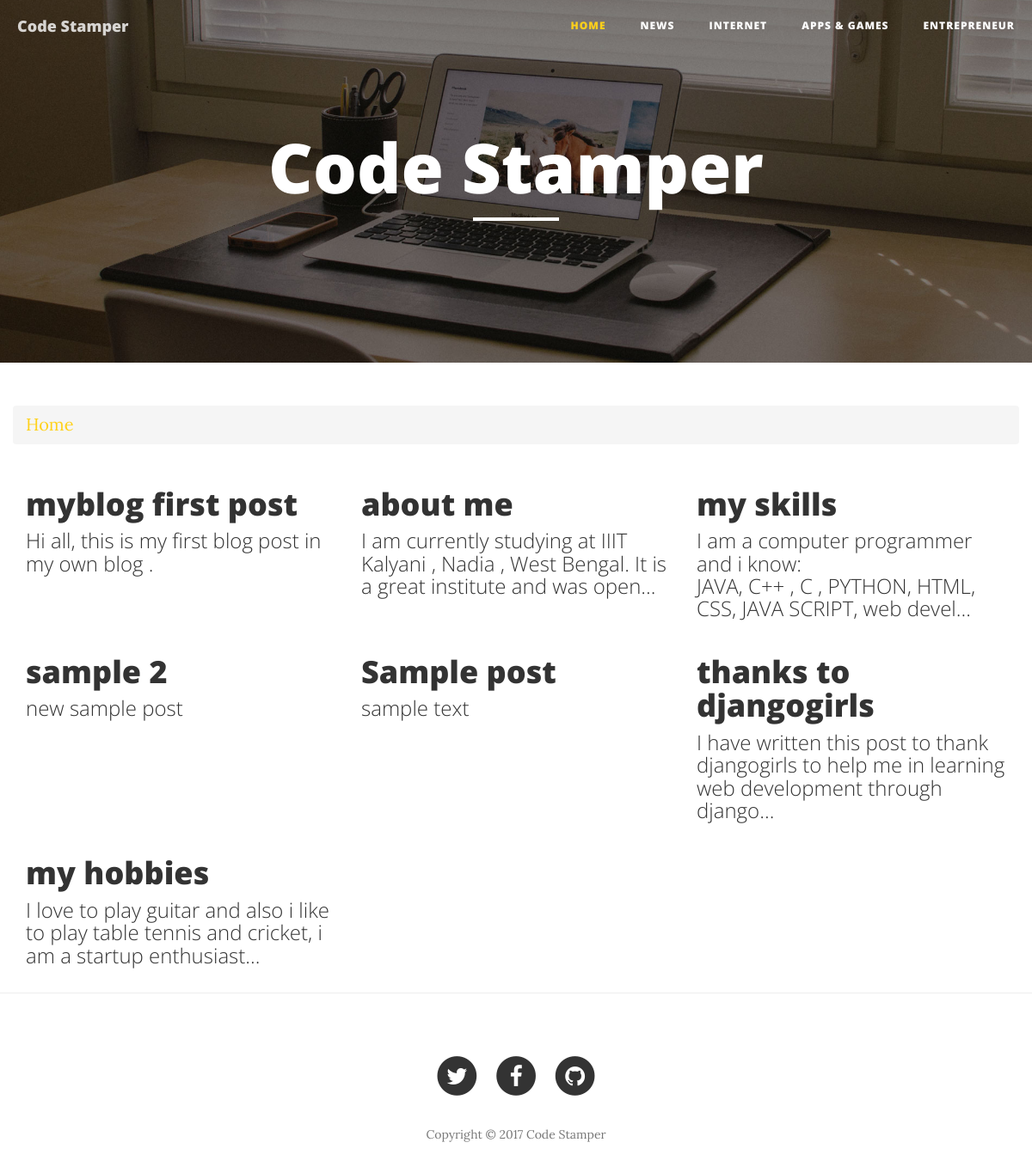
The app's page /, older data.
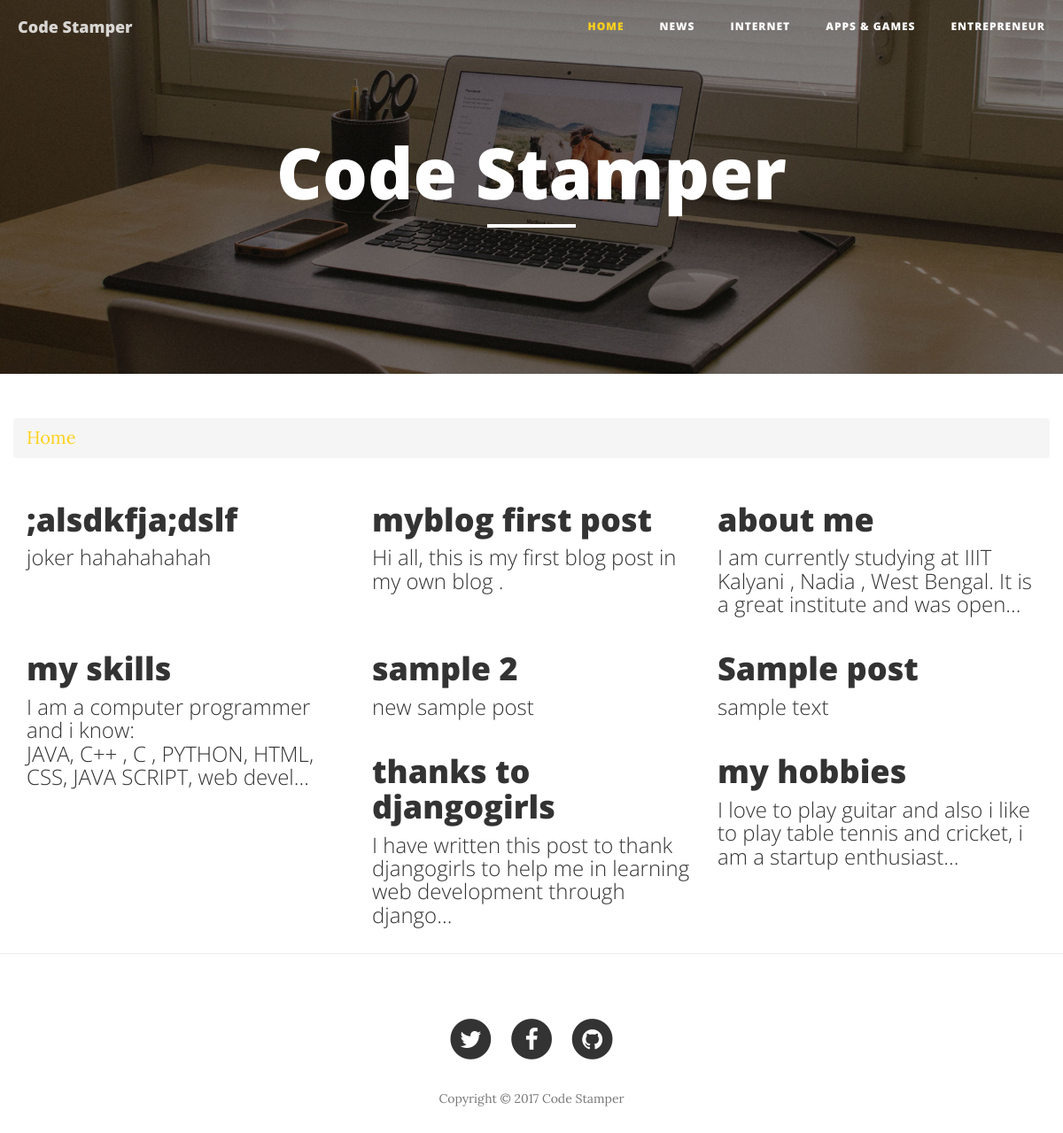
The same page, newer data.
### blog/models.py (models this page shows, shortened)
class Post(models.Model):
    author = models.ForeignKey('auth.User')
    title = models.CharField(max_length=200)
    image = models.ImageField(upload_to='media', default='no-img.png')
    text = models.TextField()
    published_date = models.DateTimeField(
            default=timezone.now)
    section = models.CharField(max_length=15, default='home')

### blog/views.py (the view)
# urls.py: url(r'^$', views.home, name='home'),
def home(request):
	posts = Post.objects.filter(section__iexact='home').order_by('-published_date')
	return render(request, 'blog/home.html', {'posts' : posts})

### blog/templates/blog/home.html (shortened to what the changed rows need)
<!DOCTYPE html>
<html lang="en">
<head>
    <link href="/static/vendor/bootstrap/css/bootstrap.min.css" rel="stylesheet">
    <link href="/static/css/clean-blog.min.css" rel="stylesheet">
    <link href="/static/vendor/font-awesome/css/font-awesome.min.css" rel="stylesheet" type="text/css">
</head>
<body>
    <header class="intro-header" style="background-image: url('/static/img/home-bg.jpg')">
        <div class="container">
            <div class="row">
                <div class="col-lg-8 col-lg-offset-2 col-md-10 col-md-offset-1">
                    <div class="site-heading">
                        <h1>Code Stamper</h1>
                    </div>
                </div>
            </div>
        </div>
    </header>
    <div class="container">
        <div class="row">
	    {% for post in posts %}
         <div class="col-md-4 col-xs-12">
                <div class="post-preview">
                    <a href="{% url 'post_detail' pk=post.pk %}">
                      <h2 class="post-title">
			{{ post.title | truncatechars:30 }}
                        </h2>
                        <h3 class="post-subtitle">
			  {{ post.text | linebreaksbr | truncatechars:100 }}
                        </h3>
                    </a>
                </div>
        </div>
		{% endfor %}
        </div>
    </div>
</body>
</html>

Row changes from the older to the newer data that the page shows:
added Post: title ";alsdkfja;dslf", text "joker hahahahahah"
